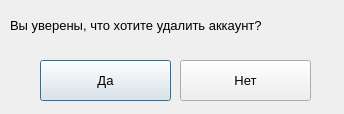
<?xml version="1.0" encoding="UTF-8"?>
<ui version="4.0">
 <class>Dialog</class>
 <widget class="QDialog" name="Dialog">
  <property name="geometry">
   <rect>
    <x>0</x>
    <y>0</y>
    <width>344</width>
    <height>114</height>
   </rect>
  </property>
  <property name="windowTitle">
   <string>Удаление аккаунта</string>
  </property>
  <widget class="QLabel" name="label">
   <property name="geometry">
    <rect>
     <x>10</x>
     <y>10</y>
     <width>331</width>
     <height>31</height>
    </rect>
   </property>
   <property name="font">
    <font>
     <pointsize>10</pointsize>
    </font>
   </property>
   <property name="text">
    <string>Вы уверены, что хотите удалить аккаунт?</string>
   </property>
  </widget>
  <widget class="QPushButton" name="yes_btn">
   <property name="geometry">
    <rect>
     <x>40</x>
     <y>60</y>
     <width>131</width>
     <height>41</height>
    </rect>
   </property>
   <property name="font">
    <font>
     <pointsize>10</pointsize>
    </font>
   </property>
   <property name="text">
    <string>Да</string>
   </property>
  </widget>
  <widget class="QPushButton" name="no_btn">
   <property name="geometry">
    <rect>
     <x>180</x>
     <y>60</y>
     <width>131</width>
     <height>41</height>
    </rect>
   </property>
   <property name="font">
    <font>
     <pointsize>10</pointsize>
    </font>
   </property>
   <property name="text">
    <string>Нет</string>
   </property>
  </widget>
 </widget>
 <resources/>
 <connections/>
</ui>
